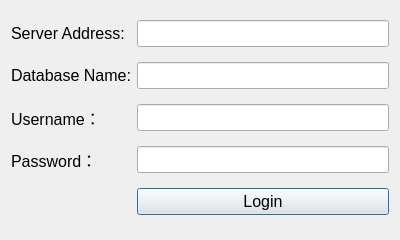
<?xml version="1.0" encoding="UTF-8"?>
<ui version="4.0">
 <class>LoginDialog</class>
 <widget class="QDialog" name="LoginDialog">
  <property name="geometry">
   <rect>
    <x>0</x>
    <y>0</y>
    <width>400</width>
    <height>240</height>
   </rect>
  </property>
  <property name="sizePolicy">
   <sizepolicy hsizetype="Fixed" vsizetype="Fixed">
    <horstretch>0</horstretch>
    <verstretch>0</verstretch>
   </sizepolicy>
  </property>
  <property name="maximumSize">
   <size>
    <width>400</width>
    <height>240</height>
   </size>
  </property>
  <property name="windowTitle">
   <string>LOGIN IN</string>
  </property>
  <layout class="QGridLayout" name="gridLayout">
   <item row="0" column="0">
    <widget class="QLabel" name="label">
     <property name="font">
      <font>
       <pointsize>12</pointsize>
      </font>
     </property>
     <property name="text">
      <string>Server Address:</string>
     </property>
    </widget>
   </item>
   <item row="0" column="1">
    <widget class="QLineEdit" name="ipaddr">
     <property name="font">
      <font>
       <pointsize>12</pointsize>
      </font>
     </property>
    </widget>
   </item>
   <item row="1" column="0">
    <widget class="QLabel" name="label_2">
     <property name="font">
      <font>
       <pointsize>12</pointsize>
      </font>
     </property>
     <property name="text">
      <string>Database Name:</string>
     </property>
    </widget>
   </item>
   <item row="1" column="1">
    <widget class="QLineEdit" name="database">
     <property name="font">
      <font>
       <pointsize>12</pointsize>
      </font>
     </property>
    </widget>
   </item>
   <item row="2" column="0">
    <widget class="QLabel" name="label_3">
     <property name="font">
      <font>
       <pointsize>12</pointsize>
      </font>
     </property>
     <property name="text">
      <string>Username：</string>
     </property>
    </widget>
   </item>
   <item row="2" column="1">
    <widget class="QLineEdit" name="username">
     <property name="font">
      <font>
       <pointsize>12</pointsize>
      </font>
     </property>
    </widget>
   </item>
   <item row="3" column="0">
    <widget class="QLabel" name="label_4">
     <property name="font">
      <font>
       <pointsize>12</pointsize>
      </font>
     </property>
     <property name="text">
      <string>Password：</string>
     </property>
    </widget>
   </item>
   <item row="3" column="1">
    <widget class="QLineEdit" name="password">
     <property name="font">
      <font>
       <pointsize>12</pointsize>
      </font>
     </property>
    </widget>
   </item>
   <item row="4" column="1">
    <widget class="QPushButton" name="LoginBtn">
     <property name="font">
      <font>
       <pointsize>12</pointsize>
      </font>
     </property>
     <property name="autoFillBackground">
      <bool>true</bool>
     </property>
     <property name="text">
      <string>Login</string>
     </property>
    </widget>
   </item>
  </layout>
 </widget>
 <resources/>
 <connections/>
</ui>
